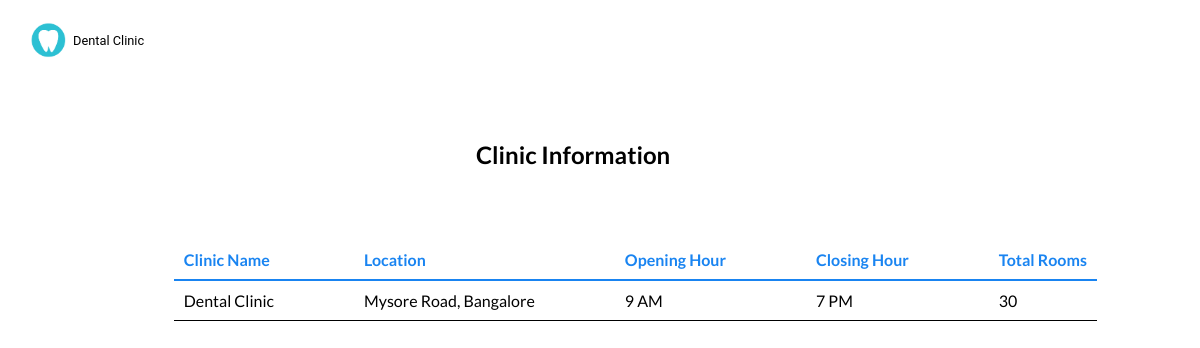
The page /dental/clinicinfo.php on the database its author committed.
### tables this page shows
CREATE TABLE IF NOT EXISTS `clinic` (
  `cid` tinyint(1) NOT NULL,
  `cname` varchar(25) NOT NULL,
  `location` varchar(60) NOT NULL,
  `openhr` varchar(6) NOT NULL,
  `closehr` varchar(6) NOT NULL,
  `rooms` tinyint(3) NOT NULL
);

### dental/clinicinfo.php (the view, shortened to what this page needs)
<!doctype html>
<html lang=en>
<head>
<link rel="stylesheet" type="text/css" href="clinicinfo.css">
</head>
<body>
	<img src="download.png" width="40" height="40" class="logo">
		<p class="logotext">Dental Clinic</p>
<div id="container">
<div id="content">
<h2 class="page">Clinic Information</h2>
<?php
require('connect-mysql.php');
$q = "SELECT cname AS cname,location AS location,openhr AS openhr,closehr AS closehr,rooms AS rooms FROM clinic ";
$result = @mysqli_query ($dbcon, $q);
if ($result) {
				echo '<table class="table">
				<tr class="heading"><td class="col head"><b>Clinic Name</b></td><td class="col head"><b>Location</b></td><td class="col head"><b>Opening Hour</b></td><td class="col head"><b>Closing Hour</b></td><td class=" last"><b>Total Rooms</b></td>
				</tr>';
				while ($row = mysqli_fetch_array($result, MYSQLI_ASSOC)) {
				echo '<tr class="heading2"><td class="col">' . $row['cname'] . '</td>
				<td class="col">' . $row['location'] .'</td>
				<td class="col">' . $row['openhr'] .'</td>
				<td class="col">' . $row['closehr'] .'</td>
				<td class="last1">'.  $row['rooms'] . '</td>
				</tr>'; }
				echo '</table>';
			   }
else {
		echo '<p class="error">The current users could not be retrieved. We apologize 
		for any inconvenience.</p>';
		echo '<p>' . mysqli_error($dbcon) . '<br><br>Query: ' . $q . '</p>';
     }
?>
</div>
</div>
</body>
</html>

### dental/clinicinfo.css (style rules this page uses)
.logo { position: absolute; margin-left: 20px; font-family: 'Roboto', sans-serif; font-size: 0.8em; top: 20px; }
.logotext { position: absolute; margin-left: 65px; top: 20px; font-family: 'Roboto', sans-serif; font-size: 0.8em; color: black; }
.col { font-family: 'Lato', sans-serif; padding-right:80px; }
.head { color: #1984f1; font-family: 'Lato', sans-serif; }
.heading { color: black; border-bottom: 2px solid #1984f1; }
table { border-collapse: collapse; margin-left: 14%; margin-top: 240px; }
.heading2 { border-bottom:1px solid black; }
.page { position: absolute; top: 120px; margin-left: 39%; color: black; font-family: 'Lato', sans-serif; }
td { padding: 10px; }
.last { color: #1984f1; font-family: 'Lato', sans-serif; }
.last1 { font-family: 'Lato', sans-serif; }

### rows shown on the page
clinic: cname "Dental Clinic", location "Mysore Road, Bangalore", openhr "9 AM", closehr "7 PM", rooms "30"
